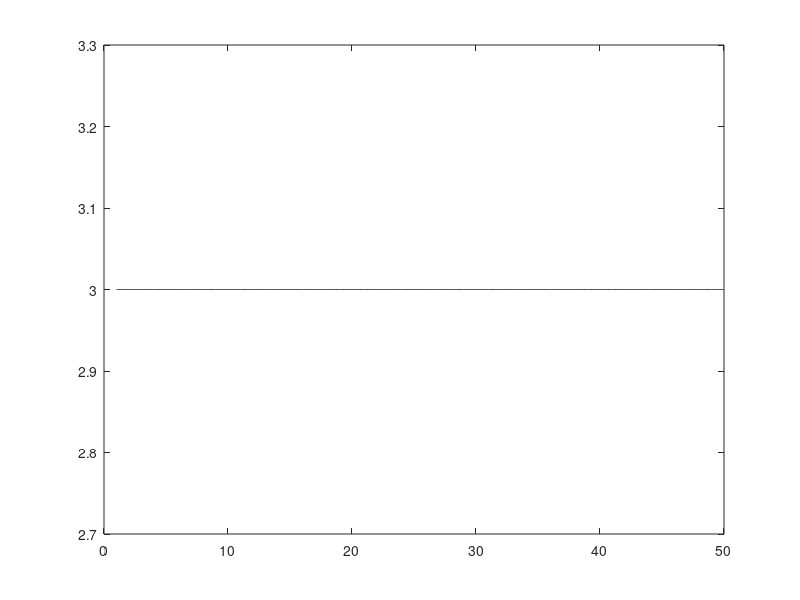

This figure's MATLAB source:
clc;
clear;
close all;
x = [0,0,1,1;0,1,0,1];
x = x';
y = [0,0,1,0];
y = y';
% w = [normrnd(0,1),normrnd(0,1)];
w = [0.5,0.5];
w(1) = normrnd(0,1);
w(2) = normrnd(0,1);
b = 0;
alpha = 0.1;
theta = 0.5;
iter = 50;
a = zeros(4,1);
output = zeros(4,1);
error = zeros(iter,1);

for k = 1:iter
    for i = 1:size(x,1)
        a(i) = w(1)*x(i,1) + w(2)*x(i,2) + b;
        output(i) = (a(i)>=theta);
        if (output(i) ~= y(i))
            for j = 1:2
                w(j) = w(j) + (alpha*y(i)*x(i,j));
            end
            b = b + (alpha*y(i));
        end
    end
    error(k) = sum((y-output).^2);
end
plot(error)